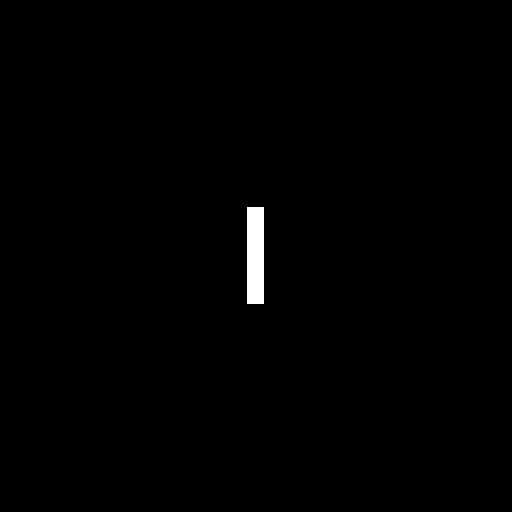
#> input picture DEP_C4/Fig0424(a)(rectangle).tif, 1024 x 1024 px, found by its file name (shown at 1/2 size)
$ python my_2d_fourier_transform.py
#> lines starting #> are read from the running program, lines starting #| are printed output that depends on the picture; after the words box and inside, x2 and y2 are one past the last pixel; in counts of white or black regions, pixels touching at a corner belong together
import numpy as np
import cv2
import matplotlib.pyplot as plt

img = cv2.imread('/Users/ariazare/Projects/Python/DEP_C4/Fig0424(a)(rectangle).tif')
#> img is the input picture: shape (1024, 1024, 3); 0.63% white; 1 white region, box (x1, y1, x2, y2) and area: (494, 414, 528, 608) 6596
img = cv2.cvtColor(img, cv2.COLOR_RGB2GRAY)

img = cv2.pyrDown(img)
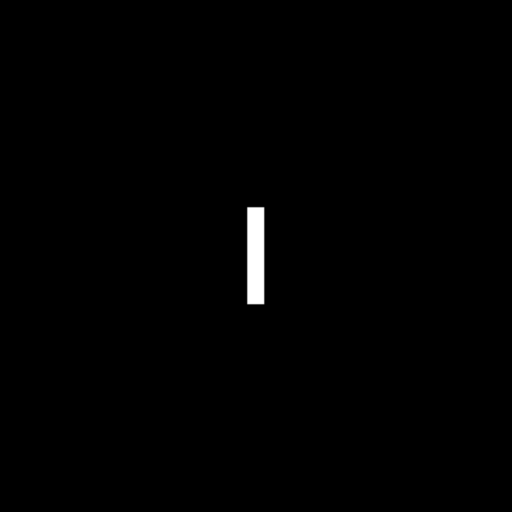
#> img: shape (512, 512); min 0, max 255, mean 1.6
img = cv2.pyrDown(img)
#> img: shape (256, 256)
img = cv2.pyrDown(img)
#> img: shape (128, 128)
img = cv2.pyrDown(img)
#> img: shape (64, 64)
img = cv2.pyrDown(img)
#> img: shape (32, 32)

array = [np.array(img, 'float32'), np.zeros(img.shape, 'float32')]

complex = cv2.merge(array)


def my_2d_dft(input, output):
    for i in range(0, input.shape[0]):
        for j in range(0, input.shape[1]):
            sum = 0
            for k in range(0, input.shape[0]):
                for l in range(0, input.shape[1]):
                    e = np.exp(-1j * (np.pi * 2) * (i * k / input.shape[0] + j * l / input.shape[1]))
                    sum += e * input[k, l, 0]
            output[i, j, 0] = sum.real
            output[i, j, 1] = sum.imag
    return output


my_2d_dft_array = np.zeros(complex.shape, 'float32')
my_2d_dft_array = my_2d_dft(complex, my_2d_dft_array)

print(my_2d_dft_array)
#> (printed output is left out)

plt.plot(my_2d_dft_array[0])
plt.show()
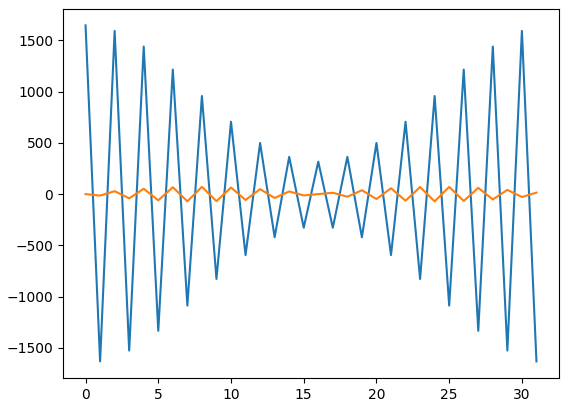
#> figure drawn by matplotlib, 1 panel; curve peaks at x = 0, y = 1646; curve peaks at x = 8, y = 71
